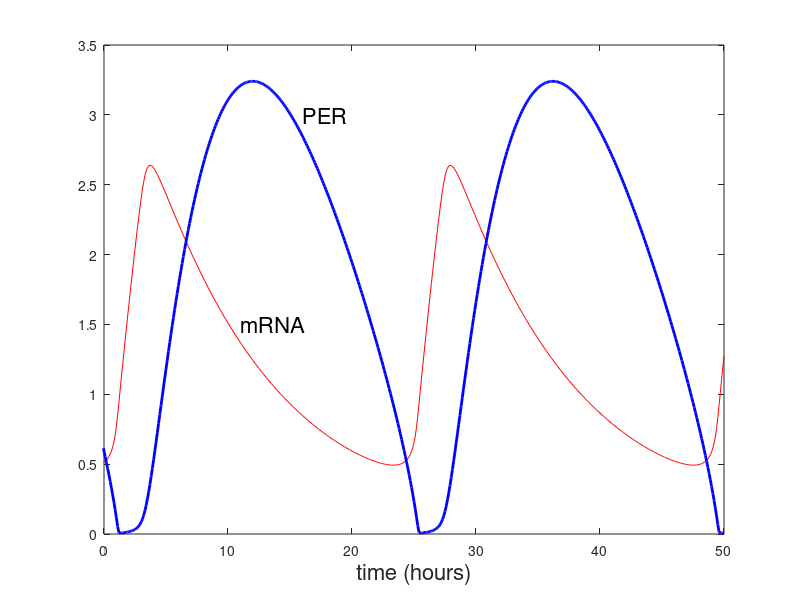
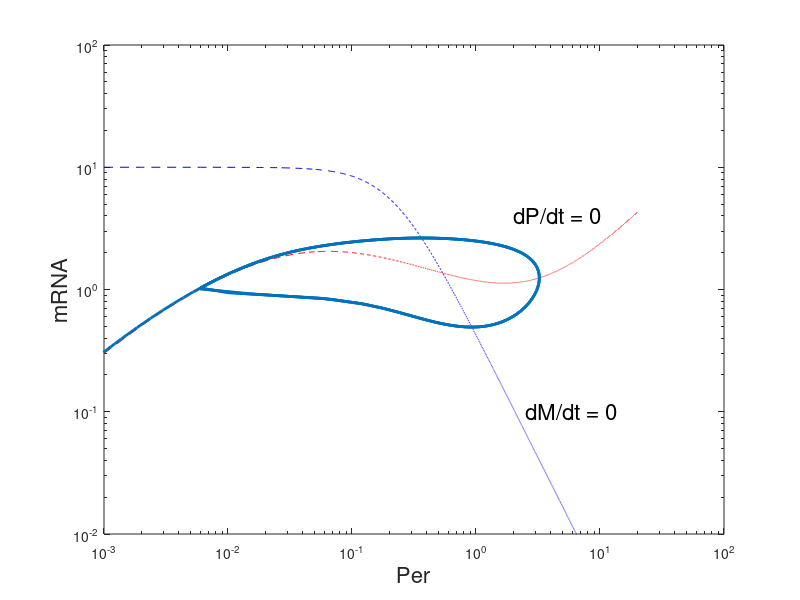

The MATLAB script that drew these images, in order:
%this routine solves a system of odes;  Here is the Tyson et al. circadian
%model
function circadian_clock
clear
global vm vp km k3 k1 k2 J K A

%specify parameter values
vm = 1;
vp = 0.5;
km = .1;
k3 = .1;
k1 = 10;
k2 = 0.03;
J = 0.05;
K = 200;
A = 0.1;  %Pcrit

P = [ 0.001:.001:20];
q = 2./(1+sqrt(1+8*K*P));
P1 = q.*P;
P2 = ((1-q)/2).*P;

M1  = vm./((1+(P2/A).^2) * km);

M2 =((k1*P1+2*k2*P2)./(J+P)+k3*P)/vp;

%specify the output points
tspan = [-24:.1:50];

%specify initial data

y0 = [0,0];



[T,Y] = ode23(@deRHS,tspan, y0);  
figure(1)
plot(T,Y(:,1),'r',T,Y(:,2),'b','linewidth',2)
xlabel('time (hours)','fontsize',16)
text(16,3,'PER','fontsize',16)
text(11,1.5,'mRNA','fontsize',16)
axis([0 50 0 3.5])
%legend('mRNA','Per')


figure(2)
loglog(P,M1,'b--',P,M2,'r--',Y(:,2),Y(:,1),'linewidth',2)
ylabel('mRNA','fontsize',16)
xlabel('Per','fontsize',16)
text(2.5,.1,'dM/dt = 0','fontsize',16)
text(2,4,'dP/dt = 0','fontsize',16)
axis([.001 100 .01 100])

function F_prime=deRHS(t,y)
global vm vp km k3 k1 k2 J K A

M = y(1);
P = y(2);
q = 2/(1+sqrt(1+8*K*P));
P1 = q*P;
P2 = ((1-q)/2)*P;

Xp = vm/(1+(P2/A)^2) - km*M;

Yp = vp*M-(k1*P1+2*k2*P2)/(J+P)-k3*P;

F_prime = [Xp;Yp];
